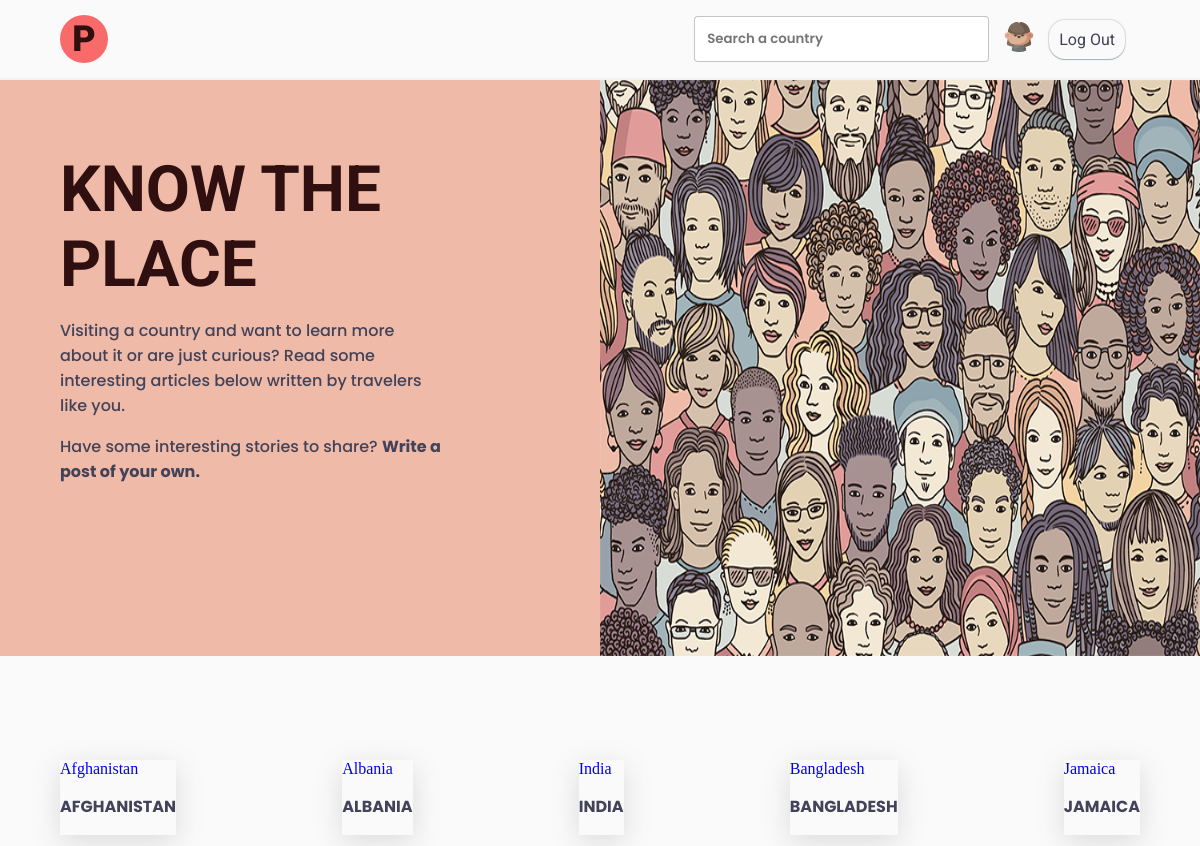
The app's page / (signed in), older data.
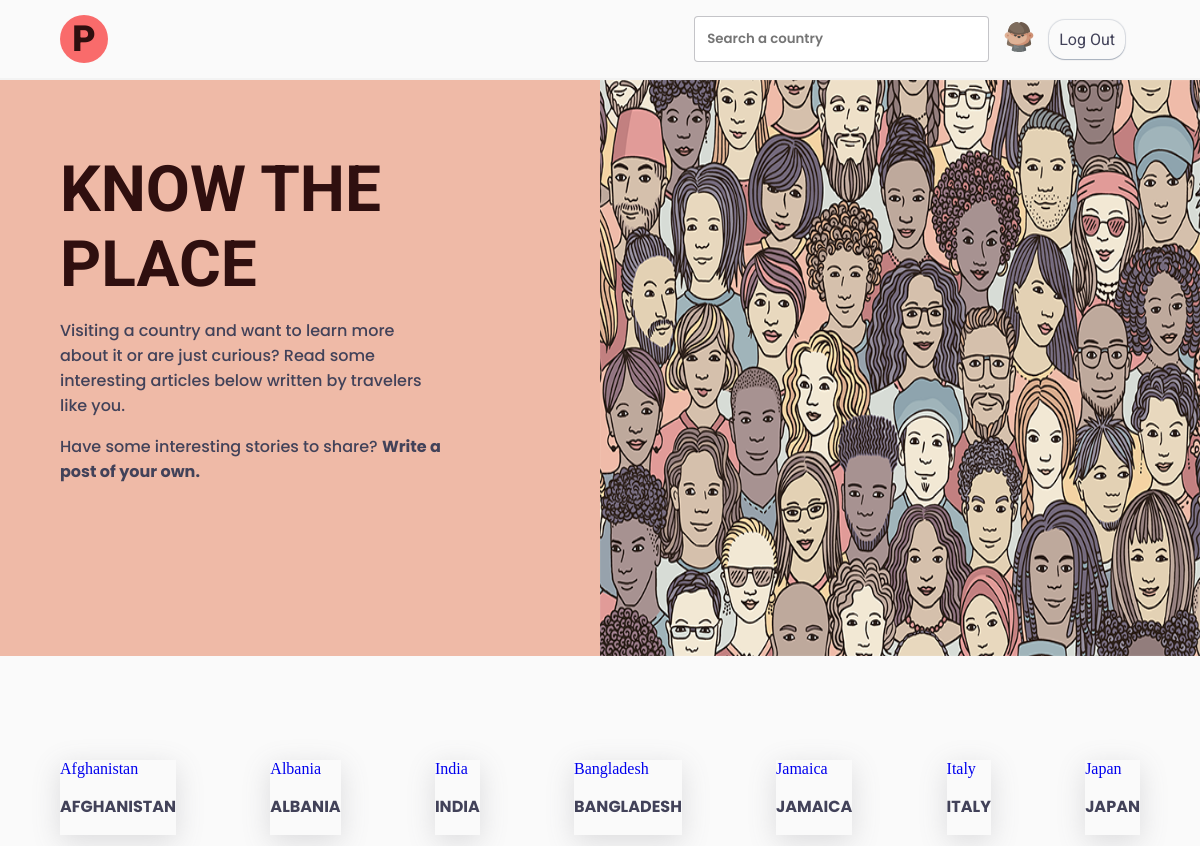
The same page, newer data.
### heritage/models.py (models this page shows, shortened)
class Posts(models.Model):
    title = models.CharField(max_length=64)
    content =  models.CharField(max_length=1920)
    country = models.CharField(max_length=64)
    timestamp = models.DateTimeField(auto_now=True)
    poster = models.ForeignKey(User, on_delete=models.CASCADE, related_name="poster")

### heritage/views.py (the view)
# urls.py: path("", views.index, name="index"),
def index(request):
    if request.method == "POST":
        list = List.list
        if request.POST["country"] in list:
            if not request.POST["title"] or request.POST["title"].isspace() or not request.POST["country"] or not request.POST["content"] or request.POST["content"].isspace():
                return HttpResponseNotFound("<h1> Error! All the fields are required to be filled ! </h1>")
            else:
                entry = Posts(poster = request.user, title = request.POST["title"], content = request.POST["content"], country = request.POST["country"])
                entry.save()
        else:
            return HttpResponseNotFound('<h1> The country does not exist! </h1>')
        return HttpResponseRedirect(reverse('index'))
    else:
        if request.GET.get("q"):
            return search(request)
        countries = Posts.objects.all().values_list('country', flat=True).distinct()
        return render(request, "heritage/index.html", {
            "countries" : countries,
        })

### heritage/models.py (called while the page is built)
    def __str__(self):
        return f"{self.username}"

### heritage/templates/heritage/index.html (shortened to what this page needs)
{% extends "heritage/layout.html" %}
{% load static %}
{% block body %}
<header class="header">
    <div class="header__info">
        <h1>KNOW THE PLACE</h1>
        <p>Visiting a country and want to learn more about it or are just curious?
            Read some interesting articles below written by travelers like you.
        </p>
        <p>
            Have some interesting stories to share?
            {% if user.is_authenticated %}
            <span> <a href="{%url 'newpage' %}">Write a post of your own.</a></span>
            {% else %}
            <span><a href="{% url 'login' %}">Write your own post.</a></span>
            {% endif %}
        </p>
    </div>
    <div class="header__img">
        <img src="{% static 'heritage/header-img.png' %}">
    </div>
</header>
<section class="countries">
    {% for country in countries %}
    <div class="countries__country">
        <a href="{% url 'country_page' country %}">
            <div class="countryName">
                {{country}}
            </div>
            <p>{{country}}</p>
        </a>
    </div>
    {% endfor %}
</section>
{% endblock %}

### heritage/templates/heritage/layout.html (shortened to what this page needs)
{% load static %}
<!DOCTYPE html>
<html lang="en">
<head>
    <link href="{% static 'heritage/styles.css' %}" rel="stylesheet">
    <link href="{% static 'heritage/index.css' %}" rel="stylesheet">
    <link href="{% static 'heritage/form.css' %}" rel="stylesheet">
    <link href="{% static 'heritage/countryPage.css' %}" rel="stylesheet">
</head>
<body>
    <nav class="nav">
        <div class="nav__logo">
            <a href="{% url 'index' %}">P</a>
        </div>
        <ul class="nav__links">
            <form action="/" method="GET">
                <input class="search" type="text" name="q" placeholder="Search a country" autocomplete="off" id="form">
            </form>
            {% if user.is_authenticated %}
            <a href="#" class="tooltip"><img src="{% static 'heritage/avatar.svg' %}">
                <span class="tooltiptext">{{user}}</span></a>
            <li><a href="{%url 'logout' %}">Log Out</a></li>
            {% else %}
            <li><a href="{% url 'login' %}">Login</a></li>
            <li><a href="{% url 'register' %}">Register</a></li>
            {% endif %}
        </ul>
    </nav>
    {% block body %}
    {% endblock %}
</body>
</html>

### heritage/static/heritage/styles.css (style rules this page uses)
:root { --roboto: "Roboto", sans-serif; --poppins: "Poppins", sans-serif; }
html { box-sizing: border-box; }
*, *::before, *::after { box-sizing: inherit; }
body { margin: 0; padding: 0; background-color: #fafafa; }
ul { list-style-type: none; }
a, a:link, a:visited { text-decoration: none; }
.nav { display: flex; align-items: center; justify-content: space-between; padding: 0 5%; font-family: var(--roboto); border-bottom: 2px solid #f3f3f3; }
.nav__logo { display: flex; justify-content: center; align-items: center; width: 48px; height: 48px; border-radius: 50%; background-color: #f96b6b; }
.nav__logo > a { color: #2f0f0f; font-size: 36px; font-weight: 900; }
.nav__links { display: flex; align-items: center; }
.nav__links > li { padding: 10px; margin: 0 15px; border-radius: 16px; box-shadow: rgba(9, 30, 66, 0.25) 0px 1px 1px, rgba(9, 30, 66, 0.13) 0px 0px 1px 1px; }
.nav__links form { margin: 0 15px; }
.nav__links form input { font-family: var(--poppins); width: 100%; padding: 12px; border-radius: 4px; border: 1px solid rgba(62, 60, 73, 0.3); font-weight: 600; }
.nav__links a > img { width: 30px; height: 30px; }
.nav__links li > a { color: #424259; transform: 100ms ease-in; }
.tooltip { position: relative; display: inline-block; }

### heritage/static/heritage/index.css (style rules this page uses)
.header { display: flex; }
.header__info { width: 50%; background-color: #efbaa7; padding: 6% 5% 0 5%; height: 72vh; }
.header__img { width: 50%; }
.header__info > h1 { font-family: var(--roboto); color: #2f0f0f; font-size: 64px; margin: 0; width: 80%; }
.header__info > p { font-family: var(--poppins); color: #424259; font-weight: 400; width: 80%; font-weight: 500; }
.header__info p span > a { font-weight: 700; color: #424259; }
.header__img > img { width: 100%; height: 72vh; }
.countries { display: flex; width: 90%; margin: 70px auto; justify-content: space-between; flex-wrap: wrap; }
.countries__country { margin: 30px 0; box-shadow: rgba(100, 100, 111, 0.2) 0px 7px 29px 0px; transition: 300ms ease-in-out; }
.countries__country a > p { font-family: var(--poppins); color: #424259; text-transform: uppercase; font-weight: 700; text-align: center; }

Row changes from the older to the newer data that the page shows:
added Posts: country "Italy", country "ITALY"
added Posts: country "Japan", country "JAPAN"
